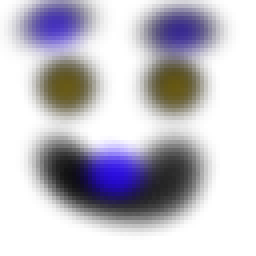
#> input picture fnt_2d/image.bmp, 64 x 64 px (shown 4 times larger)
$ python img2vectors.py
#> lines starting #> are read from the running program, lines starting #| are printed output that depends on the picture
#!/home/reyzeer/anaconda3/bin/python

import numpy as np
from skimage import io
from PIL import Image
import sys

# Load image
img = io.imread('image.bmp')
#> img is the input picture: shape (64, 64, 3); mean R, G, B 194.1, 192, 200.9

# Monochromatic images
img = img[:,:,1]
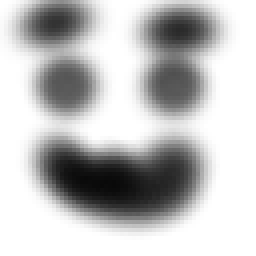
#> img: shape (64, 64) (shown 4 times larger); min 9, max 255, mean 192

# Image print as 2D vector
imgAsVector = ''
imgAsVector += '['
for rows in img:
    for column in rows:
        imgAsVector += str(column)
        imgAsVector += ','
    imgAsVector = imgAsVector[:-1]
    imgAsVector += ';'
#> this loop made 64 passes
imgAsVector = imgAsVector[:-1]
imgAsVector += ']'

print("Result: %s" % (imgAsVector))
#> (printed output is left out)

# [15 lines of commented-out code are left out]
